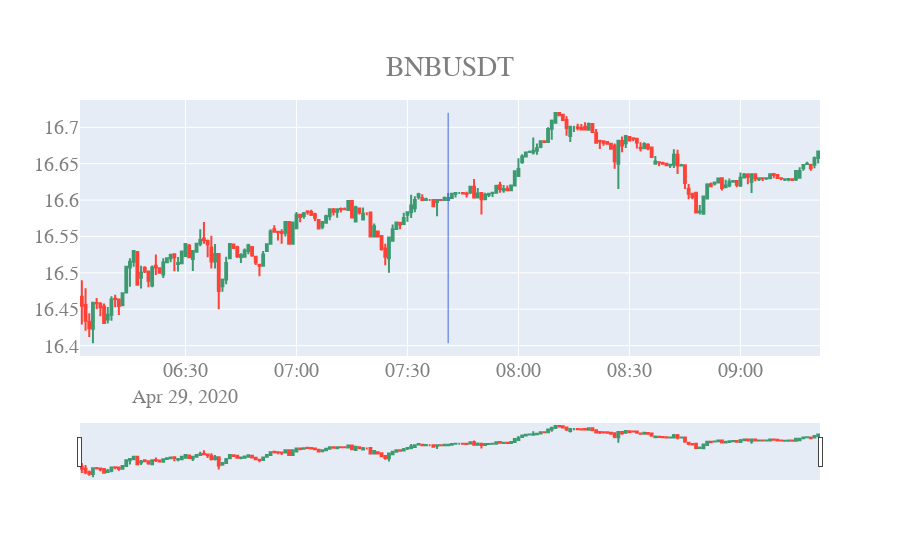

Notebook code cell kept with this figure:
### Code cell
def candlestick(files):
  first = get_file(files[0])
  max_ = first['high'].max()
  min_ = first['low'].min()
  event_time = first.loc[center_index, 'openTime']

  figures = []
  for file in files:
      df = get_file(file)
      max_ = max(max_, df['high'].max())
      min_ = min(min_, df['low'].min())
      figure = get_figure_for_df(df, file)
      figures.append(figure)

  fig = go.Figure(data=figures)
  fig.update_layout(
    title= {
     'text': ', '.join(files),
     'y':0.9,
     'x':0.5,
     'xanchor': 'center',
     'yanchor': 'top'
    },
   font=dict(
    family="Courier New, monospace",
    size=20,
    color="#7f7f7f"
  ))
  fig.add_shape(
    # Line Vertical
    dict(
        type="line",
        x0=event_time,
        y0=min_,
        x1=event_time,
        y1=max_,
        line=dict(
            color="RoyalBlue",
            width=1
        )
  ))
  fig.show()
 
 
candlestick(files)

### Figure 1 — Plotly figure (JSON) as saved in the notebook; plotly's stock layout.template omitted (floating-point values rounded to 4 significant figures; data arrays with more than 128 entries replaced by an {"elided": "..."} marker saying what was removed)
{"data": [{"close": {"elided": "200 float values"}, "high": {"elided": "200 float values"}, "low": {"elided": "200 float values"}, "name": "BNBUSDT", "open": {"elided": "200 float values"}, "type": "candlestick", "x": {"elided": "200 str values"}}], "layout": {"font": {"color": "#7f7f7f", "family": "Courier New, monospace", "size": 20}, "shapes": [{"line": {"color": "RoyalBlue", "width": 1}, "type": "line", "x0": "2020-04-29T07:41:00", "x1": "2020-04-29T07:41:00", "y0": 16.4, "y1": 16.72}], "title": {"text": "BNBUSDT", "x": 0.5, "xanchor": "center", "y": 0.9, "yanchor": "top"}}}
